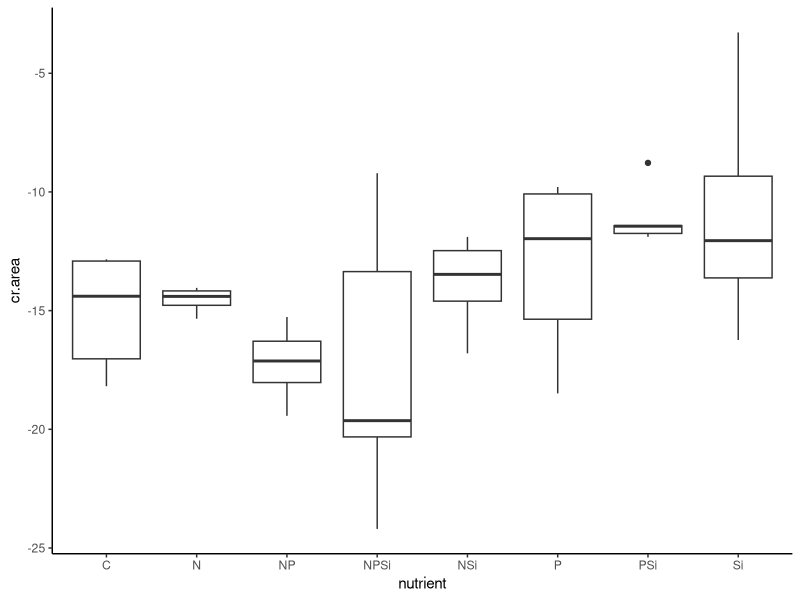
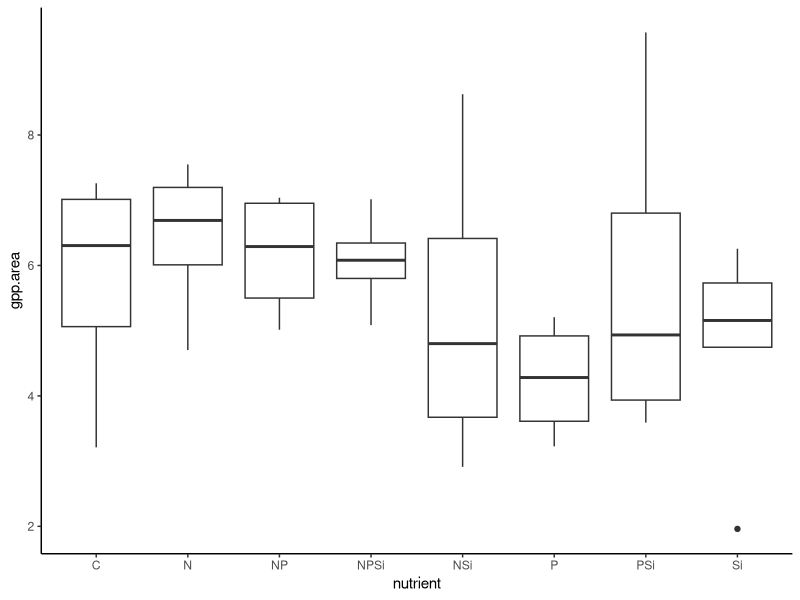
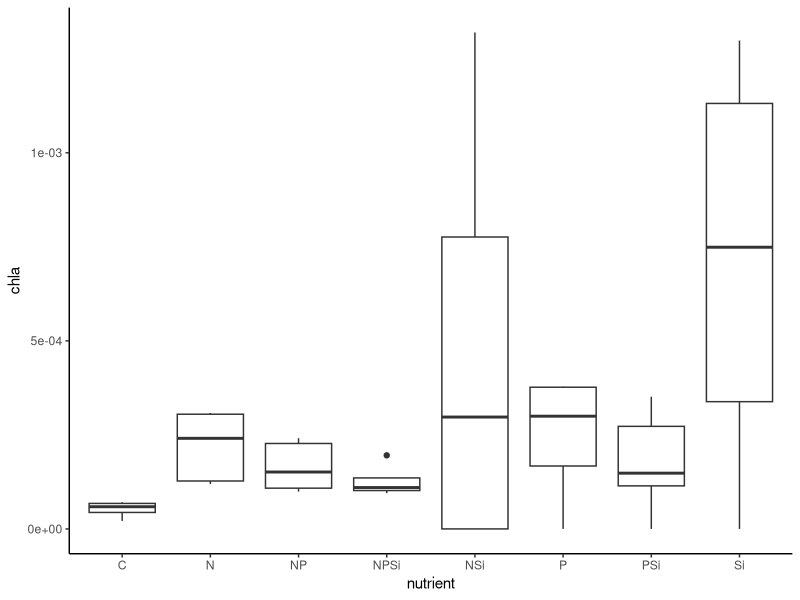
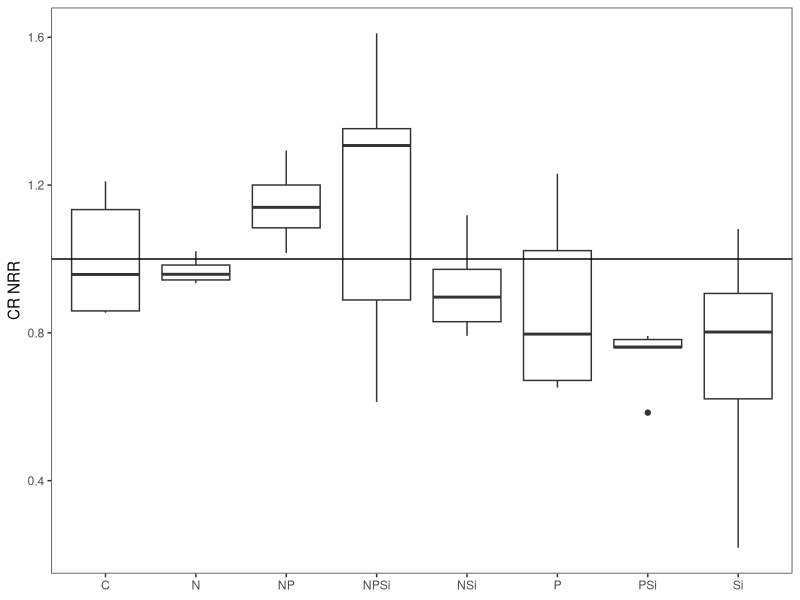
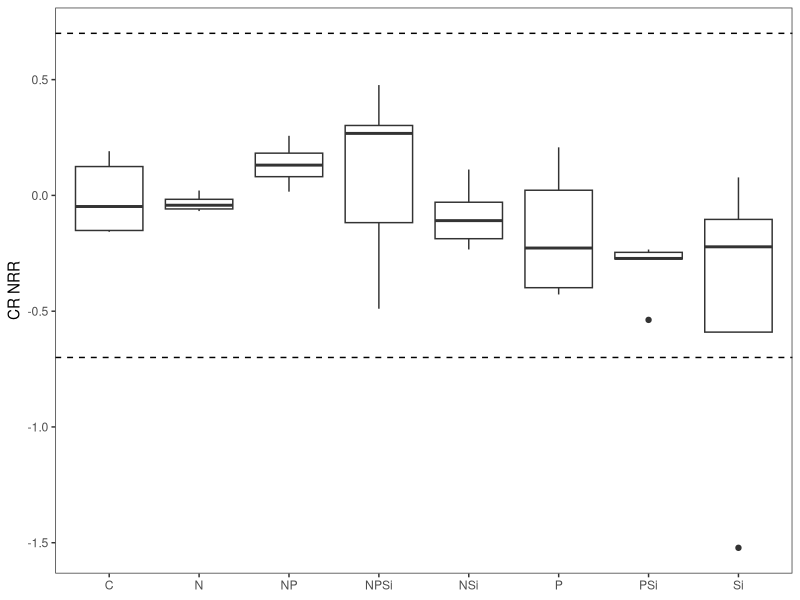
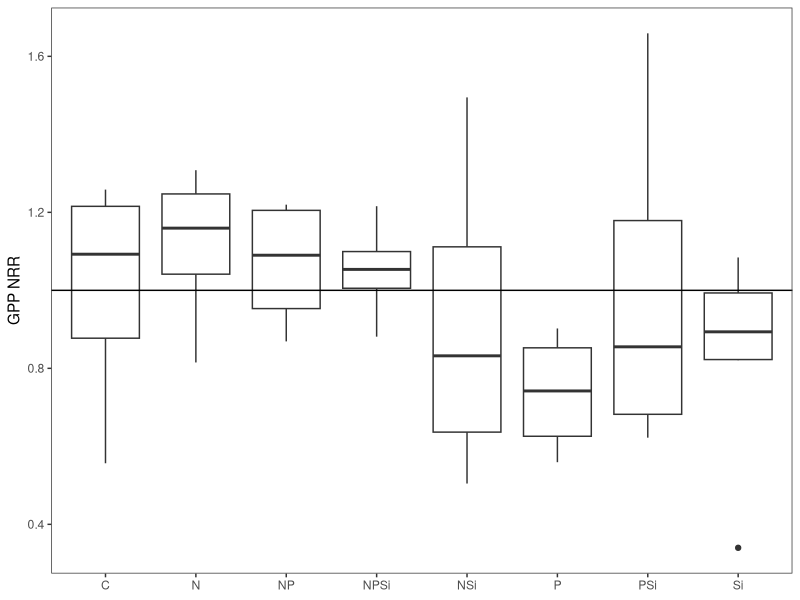
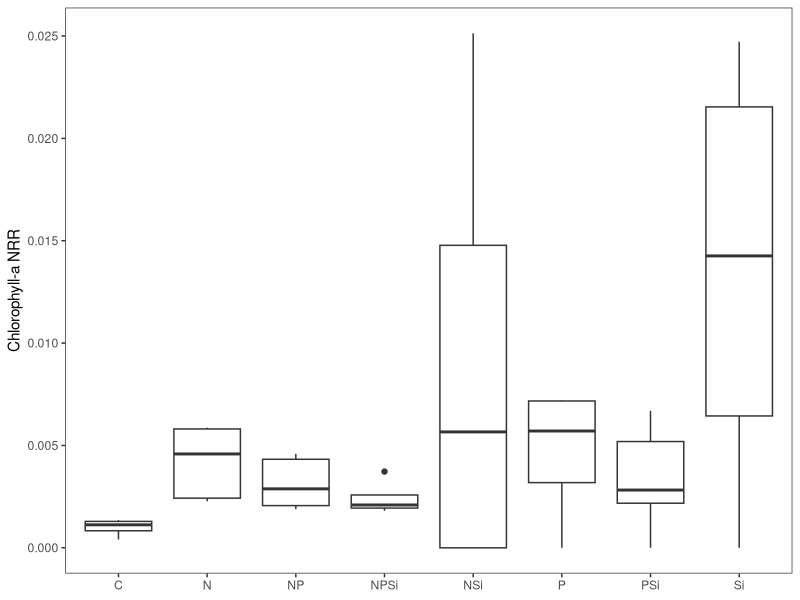
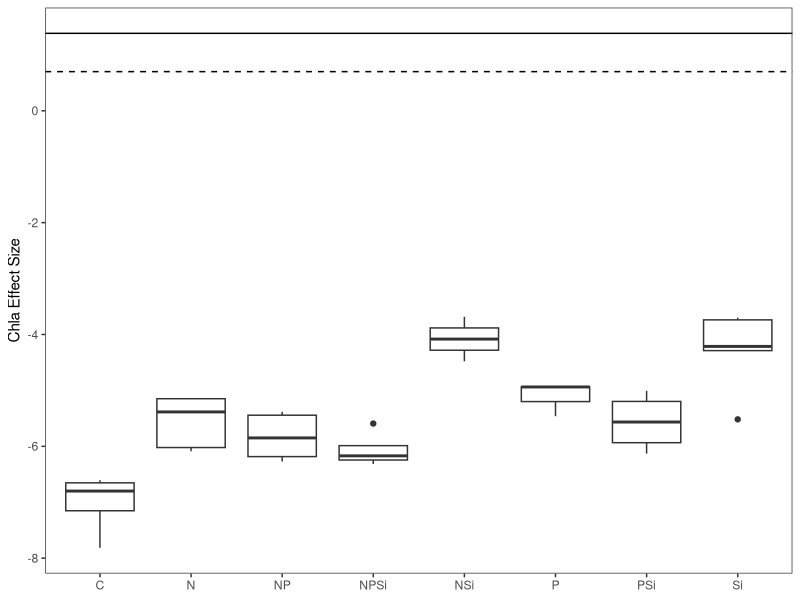

The R script that drew these images, in order: (Note: this script raises an error after producing the figures.)
#Author:  Clay Arango
#Creation date: 10-Feb-19
#Script to analyze NDS data from Summer 2018 WSB work with S. Roley and A. Alexiades

#packages
library(nlme)
library(nortest)
library(plyr)
library(dplyr)
library(multcomp)
library(MASS)
library(ggplot2)

#Load data
reec_summer <- read.table(file="reec_summer.csv", header=T, sep=",")

#set variable
d = reec_summer

#evaluate data to make sure factors are correct
names(d)
unique(d$nutrient) #control, N, NP, NPSi, NSi, P, PSi, Si
unique(d$N) #should be 0 and 1
unique(d$P) #should be 0 and 1
unique(d$Si) #should be 0 and 1
unique(d$top) #should be "sponge" and "glass"
#if need to change, use recode function below. 
d$top<-recode(d$top, "cellulose" ="sponge")
str(d)

#convert N and P vand Si alues (0 or 1 for absence or presence) to factors
d$N<-as.factor(d$N)
d$P<-as.factor(d$P)
d$Si<-as.factor(d$Si)
str(d)

#subset data into gpp and cr response
d.cr = subset(d, top=="sponge", data=d)
d.gpp = subset(d, top=="glass", data=d)

#check distribution of controls and remove as needed before calculating NRR.
ggplot(d.cr, aes(x=nutrient, y=cr.area))+geom_boxplot() +theme_classic()
#ok

#calculate nrr for cr
x<-ddply(d.cr, "nutrient", summarise, ave_cr = mean(cr.area, na.rm=T)) #changed to ddply b/c allows
#to specify by column name - I had a csv file with the relevant column in a different position.
x
d.cr$cr.nrr = d.cr$cr.area/-15.02240 #divide by control ave_cr

#check distribution of controls and remove as needed before calculating NRR.
ggplot(d.gpp, aes(x=nutrient, y=gpp.area))+geom_boxplot() +theme_classic()
#check CC1, but probably ok
ggplot(d.gpp, aes(x=nutrient, y=chla))+geom_boxplot() +theme_classic()
#ok - updated b/c original file had values too small (units were mg/cm2)

#calculate nrr for gpp and chla
x<- ddply(d.gpp, "nutrient", summarise, ave_gpp = mean(gpp.area, na.rm=T), ave_chla = mean(chla, na.rm=T)) 
x
d.gpp$gpp.nrr = d.gpp$gpp.area/5.770496 #divide by control ave_gpp
d.gpp$chla.nrr = d.gpp$chla/0.05252345 #divide by control ave_chla

#combine files and export
d.cr$chla.nrr<-NA
d.cr$gpp.nrr<-NA
d.gpp$cr.nrr<-NA
d.nrr<-rbind(d.cr, d.gpp)
d.nrr$site_date<-"reec_summer"

d.nrr$gpp.es<-log(d.nrr$gpp.nrr)
d.nrr$cr.es<-log(d.nrr$cr.nrr)
d.nrr$chla.es<-log(d.nrr$chla.nrr)

write.table(d.nrr, "reec_summer_nrr.csv", sep=",", quote=F, row.names =F)

###############
#plots of NRR and effect size
##############
ggplot(data=d.cr, aes(x=nutrient, y=cr.nrr))+geom_boxplot()+theme_bw()+
  ylab("CR NRR")+geom_abline(slope = 0, intercept = 1)+
  theme(axis.title.x=element_blank(), panel.grid.minor=element_blank(), panel.grid.major=element_blank())
#inhibition of most; limitation with NP

ggplot(data=subset(d.nrr, (top=="sponge")), aes(x=nutrient, y=cr.es))+geom_boxplot()+theme_bw()+
  ylab("CR NRR")+geom_hline(yintercept = 0.7, lty="dashed")+ geom_hline(yintercept = -0.7, lty="dashed")+
  theme(axis.title.x=element_blank(), panel.grid.minor=element_blank(), panel.grid.major=element_blank())

ggplot(data=subset(d.gpp, !(nutrient=="control")), aes(x=nutrient, y=gpp.nrr))+geom_boxplot()+theme_bw()+
  ylab("GPP NRR")+geom_abline(slope = 0, intercept = 1)+
  theme(axis.title.x=element_blank(), panel.grid.minor=element_blank(), panel.grid.major=element_blank())
#inhibition or neutral

ggplot(data=d.gpp, aes(x=nutrient, y=chla.nrr))+geom_boxplot()+theme_bw()+
  ylab("Chlorophyll-a NRR")+geom_abline(slope = 0, intercept = 1)+
  theme(axis.title.x=element_blank(), panel.grid.minor=element_blank(), panel.grid.major=element_blank())
#limitation for nearly all

ggplot(data=subset(d.nrr, (top=="glass")), aes(x=nutrient, y=chla.es))+geom_boxplot()+theme_bw()+
  ylab("Chla Effect Size")+geom_hline(yintercept = 1.385, lty="solid")+ 
 geom_hline(yintercept = 0.7, lty="dashed")+
  theme(axis.title.x=element_blank(), panel.grid.minor=element_blank(), panel.grid.major=element_blank())

##########
#NRR Summary Files
#########

GPP_sum<-ddply(d.gpp, "nutrient", summarise, ave_nrr.gpp=mean(gpp.nrr, na.rm=T), sd_nrr.gpp=sd(gpp.nrr, na.rm=T), 
               se_nrr.gpp =(sd(gpp.nrr)/sqrt(sum(!is.na(gpp.nrr)))), 
               ci95_nrr.gpp = (1.96*(sd(gpp.nrr)/sqrt(sum(!is.na(gpp.nrr))))),
               ave_nrr.chla=mean(chla.nrr, na.rm=T), sd_nrr.chla=sd(chla.nrr, na.rm=T), 
               se_nrr.chla =(sd(chla.nrr)/sqrt(sum(!is.na(chla.nrr)))), 
               ci95_nrr.chla = (1.96*(sd(chla.nrr)/sqrt(sum(!is.na(chla.nrr))))))
CR_sum<-ddply(d.cr, "nutrient", summarise, ave_nrr.cr=mean(cr.nrr, na.rm=T), sd_nrr.cr=sd(cr.nrr, na.rm=T), 
              se_nrr.cr =(sd(cr.nrr)/sqrt(sum(!is.na(cr.nrr)))), 
              ci95_nrr.cr = (1.96*(sd(cr.nrr)/sqrt(sum(!is.na(cr.nrr))))))

#now combine into one and export
d.sum<-merge(GPP_sum, CR_sum, by="nutrient")
d.sum$site_date<-"reec_summer"
write.table(d.sum, "reec_summer_summ.csv",  sep=",", quote=F, row.names =F)

############################################################
#analyze RESPIRATION data
############################################################

M1<-gls(cr.area~N*P*Si, data=d.cr, na.action=na.omit)
E1<-residuals(M1)
qqnorm(E1)
qqline(E1)
ad.test(E1)
   #residuals are normally distributed, p=0.20289
hist(E1)  
plot(M1)
   
plot(filter(d.cr, !is.na(cr.area)) %>% dplyr::select(nutrient), 
     E1, xlab="nutrient", ylab="Residuals")
bartlett.test(cr.area~nutrient, data=d.cr)
   #variance test not OK, we'll probably need to mess with this one

anova(M1)
  
x <- group_by(d.cr, nutrient) %>%  # Grouping function causes subsequent functions to aggregate by season and reach
  summarize(cr.mean = abs(mean(cr.area, na.rm = TRUE)), # na.rm = TRUE to remove missing values
            cr.sd=abs(sd(cr.area, na.rm = TRUE)),  # na.rm = TRUE to remove missing values
            n = sum(!is.na(cr.area)), # of observations, excluding NAs. 
            cr.se=cr.sd/sqrt(n))

ggplot(data=x, aes(x=nutrient, y=cr.mean)) + 
  geom_bar(stat="identity", position=position_dodge(), color = "black") + 
  geom_errorbar(aes(ymin=cr.mean, ymax=cr.mean+cr.se), width=0.2, 
                position=position_dodge(0.9)) + 
  xlab("Nutrient") +
  ylab(expression(Respiration~(ug~O[2]~m^{-2}~h^{-1}))) +
  ylim(0,20) +
  labs(fill="Light") +
  theme_bw() +
  theme(panel.grid.major=element_blank(),
        panel.grid.minor=element_blank(),
        legend.title=element_text(size=6),
        legend.key=element_blank(), 
        legend.position=c(0.5,0.95), 
        legend.text=element_text(size=8), 
        legend.background=element_blank(), 
        legend.direction="horizontal", 
        legend.key.size=unit(0.3, "cm"), 
        axis.title.y=element_text(size=8), 
        axis.title.x=element_text(size=8), 
        axis.text.x=element_text(size=8))

#ggsave('output/figures/Ring_summer.tiff',
#       units="in",
#       width=3.25,
#       height=3.25,
#       dpi=1200,
#       compression="lzw")

############################################################
#analyze the PRODUCTION data
############################################################

M1<-gls(gpp.area~N*P*Si, data=d.gpp, na.action=na.omit) 
E1<-residuals(M1)
qqnorm(E1)
qqline(E1)
ad.test(E1)
   #residuals are OK

hist(E1, xlab="residuals", main="")
plot(M1)

plot(filter(d.gpp, !is.na(gpp.area)) %>% dplyr::select(nutrient), 
     E1, xlab="nutrient", ylab="Residuals")
bartlett.test(gpp.area~nutrient, data=d.gpp)
   #ok

anova(M1)
  
x <- group_by(d.gpp, nutrient) %>%  # Grouping function causes subsequent functions to aggregate by season and reach
  summarize(gpp.mean = abs(mean(gpp.area, na.rm = TRUE)), # na.rm = TRUE to remove missing values
            gpp.sd=abs(sd(gpp.area, na.rm = TRUE)),  # na.rm = TRUE to remove missing values
            n = sum(!is.na(gpp.area)), # of observations, excluding NAs. 
            gpp.se=gpp.sd/sqrt(n))

ggplot(data=x, aes(x=nutrient, y=gpp.mean)) + 
  geom_bar(stat="identity", position=position_dodge(), color = "black") + 
  geom_errorbar(aes(ymin=gpp.mean, ymax=gpp.mean+gpp.se), width=0.2, 
                position=position_dodge(0.9)) + 
  xlab("Nutrient") +
  ylab(expression(Production~(ug~O[2]~m^{-2}~h^{-1}))) +
  labs(fill="Light") +
  theme_bw() +
  theme(panel.grid.major=element_blank(),
        panel.grid.minor=element_blank(), 
        legend.title=element_text(size=6), 
        legend.key=element_blank(),  
        legend.position=c(0.5,0.95),  
        legend.text=element_text(size=8),  
        legend.background=element_blank(),  
        legend.direction="horizontal",  
        legend.key.size=unit(0.3, "cm"),  
        axis.title.y=element_text(size=8),  
        axis.title.x=element_text(size=8),  
        axis.text.x=element_text(size=8))

#ggsave('output/figures/gppByNutrient.tiff',
#       units="in",
#       width=3.25,
#       height=3.25,
#       dpi=1200,
#       compression="lzw")


############################################################
#analyze the CHL-A biomass on disks

M1<-gls(chla~N*P*Si, data=d.gpp, na.action=na.omit)
E1<-residuals(M1)
qqnorm(E1)
qqline(E1)
ad.test(E1)
#residuals NOT ok
hist(E1)
plot(M1) # variance increases with mean!

anova(M1)
